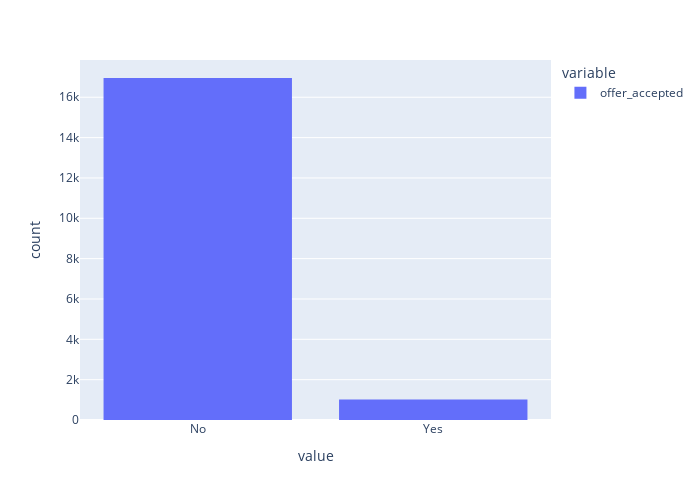
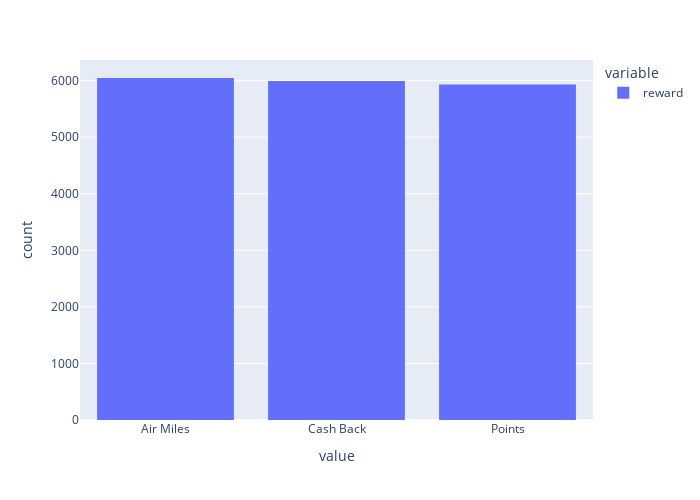
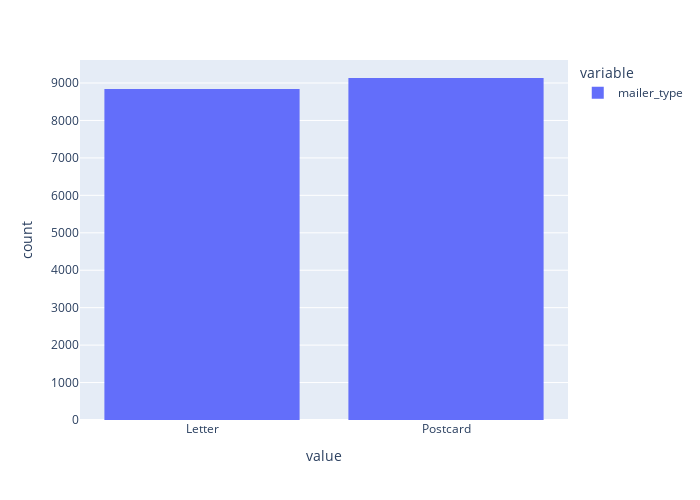
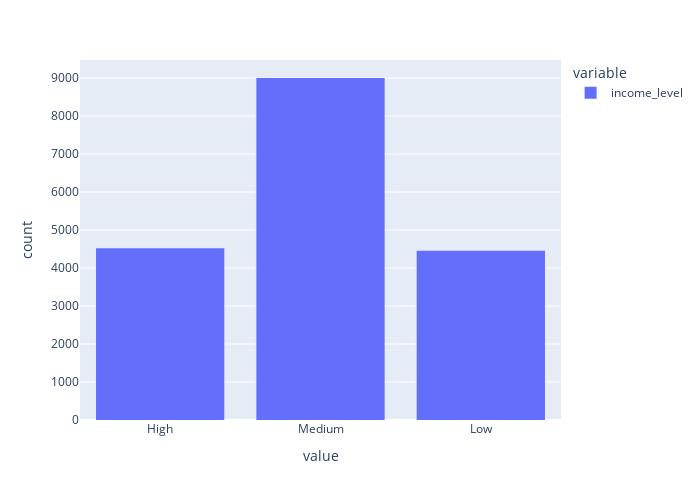

Write notebook code for charts like these, in order.
### Code cell
for col in data.select_dtypes(include='object'):
    px.histogram(data[col],width=700, height=500).show()

### Figure 1 — Plotly figure (JSON) as saved in the notebook; plotly's stock layout.template omitted (floating-point values rounded to 4 significant figures; data arrays with more than 128 entries replaced by an {"elided": "..."} marker saying what was removed)
{"data": [{"alignmentgroup": "True", "bingroup": "x", "hovertemplate": "variable=offer_accepted<br>value=%{x}<br>count=%{y}<extra></extra>", "legendgroup": "offer_accepted", "marker": {"color": "#636efa", "pattern": {"shape": ""}}, "name": "offer_accepted", "offsetgroup": "offer_accepted", "orientation": "v", "showlegend": true, "type": "histogram", "x": {"elided": "17976 str values"}, "xaxis": "x", "yaxis": "y"}], "layout": {"barmode": "relative", "height": 500, "legend": {"title": {"text": "variable"}, "tracegroupgap": 0}, "margin": {"t": 60}, "width": 700, "xaxis": {"anchor": "y", "domain": [0, 1], "title": {"text": "value"}}, "yaxis": {"anchor": "x", "domain": [0, 1], "title": {"text": "count"}}}}

### Figure 2 — Plotly figure (JSON) as saved in the notebook; plotly's stock layout.template omitted (floating-point values rounded to 4 significant figures; data arrays with more than 128 entries replaced by an {"elided": "..."} marker saying what was removed)
{"data": [{"alignmentgroup": "True", "bingroup": "x", "hovertemplate": "variable=reward<br>value=%{x}<br>count=%{y}<extra></extra>", "legendgroup": "reward", "marker": {"color": "#636efa", "pattern": {"shape": ""}}, "name": "reward", "offsetgroup": "reward", "orientation": "v", "showlegend": true, "type": "histogram", "x": {"elided": "17976 str values"}, "xaxis": "x", "yaxis": "y"}], "layout": {"barmode": "relative", "height": 500, "legend": {"title": {"text": "variable"}, "tracegroupgap": 0}, "margin": {"t": 60}, "width": 700, "xaxis": {"anchor": "y", "domain": [0, 1], "title": {"text": "value"}}, "yaxis": {"anchor": "x", "domain": [0, 1], "title": {"text": "count"}}}}

### Figure 3 — Plotly figure (JSON) as saved in the notebook; plotly's stock layout.template omitted (floating-point values rounded to 4 significant figures; data arrays with more than 128 entries replaced by an {"elided": "..."} marker saying what was removed)
{"data": [{"alignmentgroup": "True", "bingroup": "x", "hovertemplate": "variable=mailer_type<br>value=%{x}<br>count=%{y}<extra></extra>", "legendgroup": "mailer_type", "marker": {"color": "#636efa", "pattern": {"shape": ""}}, "name": "mailer_type", "offsetgroup": "mailer_type", "orientation": "v", "showlegend": true, "type": "histogram", "x": {"elided": "17976 str values"}, "xaxis": "x", "yaxis": "y"}], "layout": {"barmode": "relative", "height": 500, "legend": {"title": {"text": "variable"}, "tracegroupgap": 0}, "margin": {"t": 60}, "width": 700, "xaxis": {"anchor": "y", "domain": [0, 1], "title": {"text": "value"}}, "yaxis": {"anchor": "x", "domain": [0, 1], "title": {"text": "count"}}}}

### Figure 4 — Plotly figure (JSON) as saved in the notebook; plotly's stock layout.template omitted (floating-point values rounded to 4 significant figures; data arrays with more than 128 entries replaced by an {"elided": "..."} marker saying what was removed)
{"data": [{"alignmentgroup": "True", "bingroup": "x", "hovertemplate": "variable=income_level<br>value=%{x}<br>count=%{y}<extra></extra>", "legendgroup": "income_level", "marker": {"color": "#636efa", "pattern": {"shape": ""}}, "name": "income_level", "offsetgroup": "income_level", "orientation": "v", "showlegend": true, "type": "histogram", "x": {"elided": "17976 str values"}, "xaxis": "x", "yaxis": "y"}], "layout": {"barmode": "relative", "height": 500, "legend": {"title": {"text": "variable"}, "tracegroupgap": 0}, "margin": {"t": 60}, "width": 700, "xaxis": {"anchor": "y", "domain": [0, 1], "title": {"text": "value"}}, "yaxis": {"anchor": "x", "domain": [0, 1], "title": {"text": "count"}}}}
